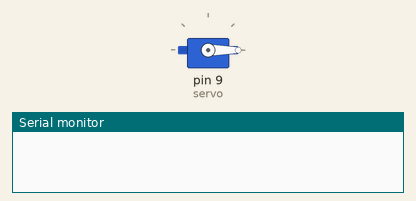
The sketch below on a simulated Arduino Uno, built with avr-gcc and run on an emulated ATmega328P. Shown: servo, the last lines printed to the serial monitor.

Above: at 0.05 s.
At 1.55 s:
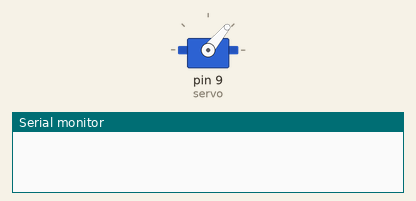
At 2.55 s:
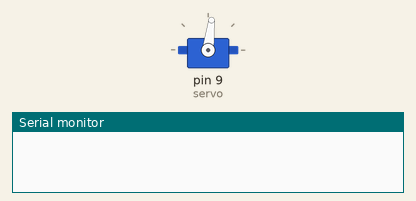
At 5.1 s:
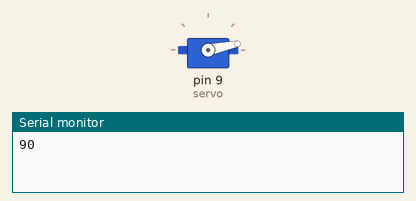
Timing chart, 0 to 7.0 s (numbered marks = the images above):
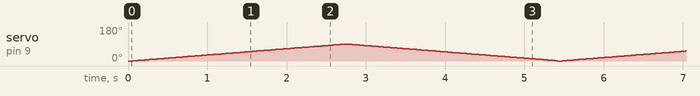

The sketch:

Prueba_Servo.ino
```cpp
#include <Servo.h>
Servo myServo;

int servo=9;
int grados=0;

void setup() {
myServo.attach(servo);
Serial.begin(9600);
}

void loop() {
myServo.write(0);
  for(grados=0;grados<90;grados=grados+1){

    delay(30);
    myServo.write(grados);

  }

Serial.println(grados);
    for(grados=90;grados>0;grados=grados-1){

    delay(30);
    myServo.write(grados);

  }
Serial.println(grados);
 }
```
